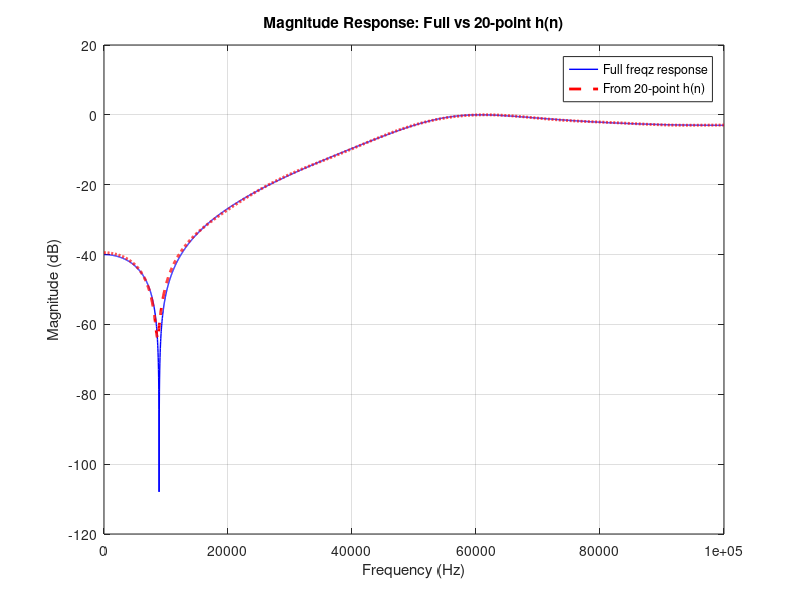

MATLAB code for this plot: (Note: this script raises an error after producing the figure.)
% Design filter (example)
fs = 200e3;           % Sampling frequency
fc = 50e3;            % Cutoff frequency
N = 2;                % Filter order
Rp = 3;               % Passband ripple
Rs = 40;              % Stopband attenuation

[b, a] = ellip(N, Rp, Rs, fc/(fs/2), 'high'); % Elliptical filter

% Plot full freq response using freqz
[H_full, w_full] = freqz(b, a, 4096, fs);  % Full response

% Impulse response h(n) from filter
imp = [1 zeros(1,99)];     % 100-sample impulse
h = filter(b, a, imp);     % Get 20-point impulse response

n=12;            % number of sample points in FIR filter  
% Truncate to n samples to create h1(n)
h1 = h(1:n);     % Keep only first n samples

% Compute magnitude response from h(n)
[H_20, w_20] = freqz(h1, 1, 4096, fs);  % h(n) treated as FIR (denominator = 1)

% Plot both on same figure
figure(1);

% Full filter magnitude response
H_db=20*log10(abs(H_full));
plot(w_full, H_db, 'b', 'LineWidth', 1);
hold on;

% 20-point h(n) based response
Ht_db=20*log10(abs(H_20));
plot(w_20,Ht_db , 'r--', 'LineWidth', 2);

xlabel('Frequency (Hz)');
ylabel('Magnitude (dB)');
title('Magnitude Response: Full vs 20-point h(n)');
legend('Full freqz response', 'From 20-point h(n)');
grid on;

n = 10;                                        % Use last 10 points for averaging

% IIR filter
flat_level = mean(H_db(length(H_db) - n + 1 : end));
cutoff_level = flat_level - 3;
idx = find(H_db >= cutoff_level, 1, 'first');     % First index where drop occurs
cutoff_freq = w_full(idx);                        % Corresponding frequency in Hz
fprintf('Cutoff frequency IIR = %.2f Hz\n', cutoff_freq); 

% FIR filter
flat_level_t = mean(Ht_db(length(Ht_db) - n + 1 : end));
cutoff_level_t = flat_level_t - 3;
idxt = find(Ht_db >= cutoff_level_t, 1, 'first'); % First index where drop occurs
cutoff_freq_t = w_20(idxt);                       % Corresponding frequency in Hz
fprintf('Cutoff frequency FIR = %.2f Hz\n', cutoff_freq_t);

%Fixed-point configuration
T = numerictype(1, 8, 6);  % Signed, 8-bit word length, 6-bit fraction
F = fimath('RoundingMethod', 'Floor','OverflowAction', 'Saturate');        
N = 100;
real_vals = fi(randn(N, 1), T, F);
imag_vals = fi(randn(N, 1), T, F);

% Combine into complex fixed-point
complex_fxp = complex(real_vals, imag_vals);  % Still fi type

% Create time vector
Ts = 1;  % sampling time (or 0.005, etc.)
t = (0:N-1)' * Ts;

% STEP 5: Create time series
in_ts = timeseries(complex_fxp,t);

x = in_ts.Data;     % input signal values
t = in_ts.Time;     % time values

a=1;
h1_fixed = fi(h1, T, F);  % Numerator coefficients
a_fixed = fi(a, T, F);  % Numerator coefficients

y = filter(h1_fixed, a_fixed, x);   % Apply FIR filter to your input

figure(2);
subplot(2,1,1);
stem(t, x);
title('Input Signal');
xlabel('Time');
ylabel('Amplitude');

subplot(2,1,2);
stem(t, y);    % same time vector assumed
title('FIR Filter Output');
xlabel('Time');
ylabel('Amplitude');
